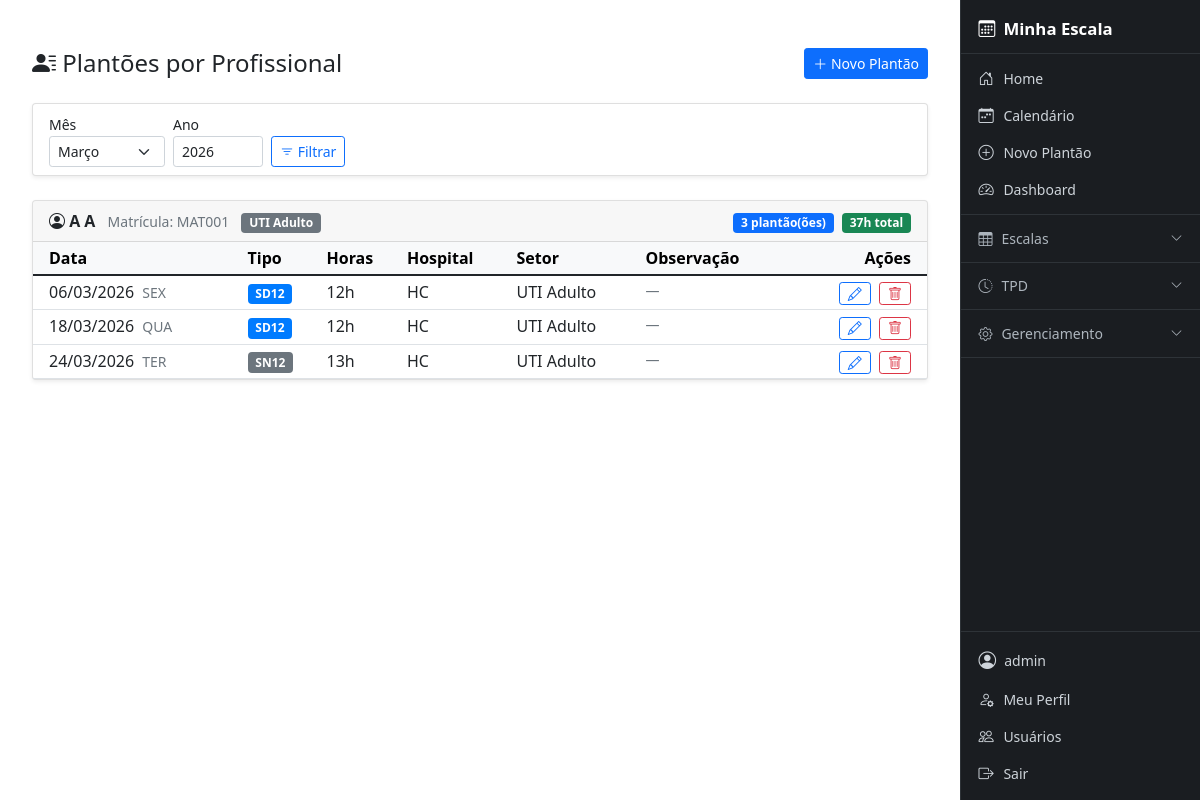
Before: /plantoes-por-profissional/ (signed in) with the older database file.
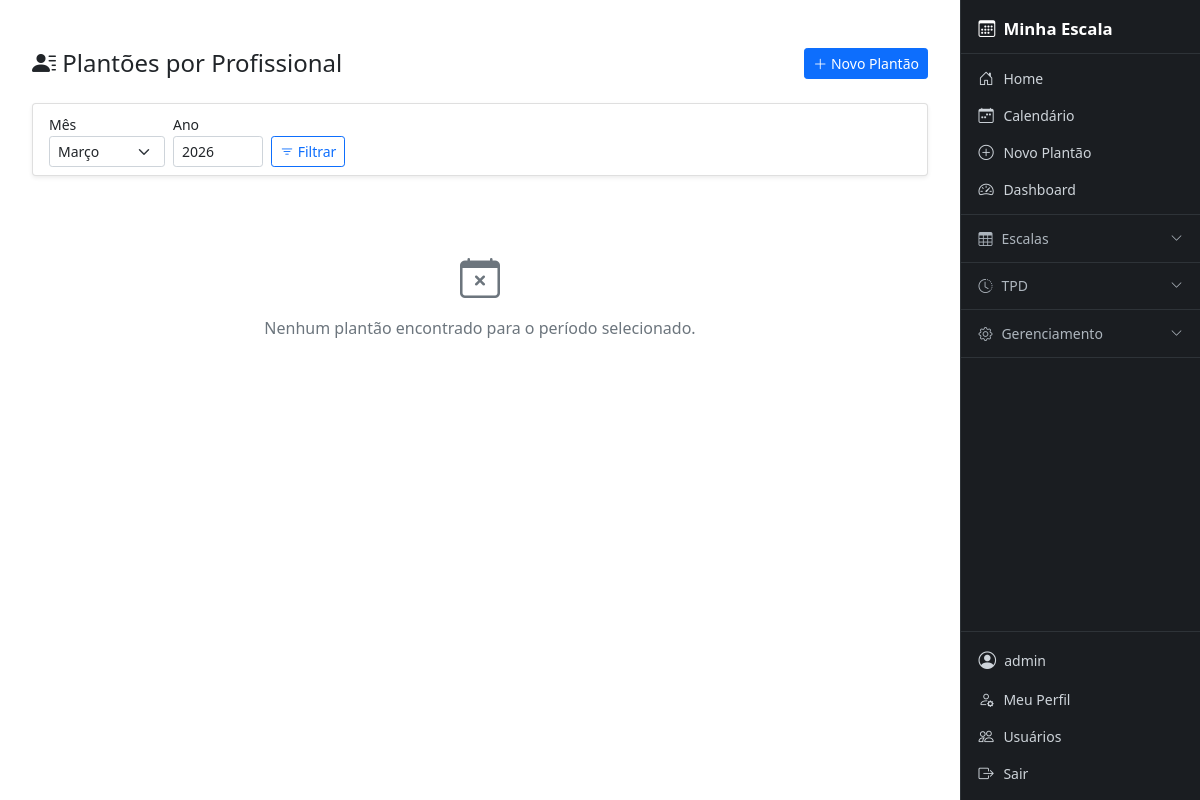
After: the same page with the newer database file.
### cal/models.py (models this page shows, shortened)
class Matricula(models.Model):
    user = models.OneToOneField(
        User,
        on_delete=models.CASCADE,
        related_name="matricula",
        null=True,
        blank=True
    )
    perfil = models.ForeignKey(PerfilUsuario, on_delete=models.SET_NULL, null=True, blank=True, related_name='matriculas_vinculadas')
    nome_completo = models.CharField(max_length=200)
    nome_exibicao = models.CharField(max_length=50, verbose_name="Nome de Exibição", default="")
    matricula = models.CharField(max_length=30, unique=True)
    coren = models.CharField(max_length=30, blank=True, null=True)
    hospital = models.ForeignKey(
        Hospital,
        on_delete=models.PROTECT,
        related_name="profissionais"
    )
    setor = models.ForeignKey(
        Setor,
        on_delete=models.PROTECT,
        related_name="profissionais",
        null=True,
        blank=True
    )
    especialidade = models.ForeignKey(
        Especialidade,
        on_delete=models.SET_NULL,
        related_name="profissionais",
        null=True,
        blank=True
    )
    carga_horaria_semanal = models.PositiveIntegerField(default=40)
    ativo = models.BooleanField(default=True)
    class Meta:
        ordering = ["nome_exibicao"]

class EventoEscala(models.Model):
    data = models.DateField()
    profissional = models.ForeignKey(
        Matricula,
        on_delete=models.CASCADE,
        related_name="eventos"
    )
    tipo = models.ForeignKey(
        TipoEvento,
        on_delete=models.CASCADE
    )
    hospital = models.ForeignKey(
        Hospital,
        on_delete=models.PROTECT
    )
    setor = models.ForeignKey(
        Setor,
        on_delete=models.PROTECT
    )
    criado_por = models.ForeignKey(
        User,
        on_delete=models.PROTECT,
        related_name="eventos_criados"
    )
    observacao = models.TextField(blank=True, null=True)
    criado_em = models.DateTimeField(auto_now_add=True)

class TipoEvento(models.Model):
    CORES_CHOICES = [
        ('#007bff', 'Azul'),
        ('#6610f2', 'Roxo'),
        ('#6f42c1', 'Lilás'),
        ('#e83e8c', 'Rosa'),
        ('#dc3545', 'Vermelho'),
        ('#fd7e14', 'Laranja'),
        ('#ffc107', 'Amarelo'),
        ('#28a745', 'Verde'),
        ('#20c997', 'Turquesa'),
        ('#17a2b8', 'Ciano'),
        ('#6c757d', 'Cinza'),
        ('#343a40', 'Preto'),
    ]
    tipo_base = models.ForeignKey(Tipo, on_delete=models.CASCADE, related_name="eventos", verbose_name="Tipo Base", null=True, blank=True)
    codigo = models.CharField(max_length=10, verbose_name="Código")
    descricao = models.CharField(max_length=50, verbose_name="Descrição")
    horas = models.PositiveIntegerField(verbose_name="Carga Horária (Horas)")
    cor = models.CharField(max_length=20, choices=CORES_CHOICES, default='#007bff', verbose_name="Cor")
    class Meta:
        verbose_name = "Tipo de Evento"
        verbose_name_plural = "Tipos de Evento"
        unique_together = ("codigo", "descricao")

### core/models.py (models this page shows, shortened)
class Setor(models.Model):
    nome = models.CharField(max_length=100)
    hospital = models.ForeignKey(
        Hospital,
        on_delete=models.CASCADE,
        related_name="setores"
    )
    class Meta:
        unique_together = ("nome", "hospital")

class Hospital(models.Model):
    nome = models.CharField(max_length=150, unique=True)
    sigla = models.CharField(max_length=20, blank=True, null=True)

### cal/views/views_cal.py (the view)
# urls.py: path('plantoes-por-profissional/', views_cal.plantoes_por_profissional, name='plantoes_por_profissional'),
@login_required
def plantoes_por_profissional(request):
    from ..models import Matricula
    user = request.user
    matricula_usuario = get_matricula(user)
    if is_admin(user):
        profissionais = Matricula.objects.filter(ativo=True).order_by('nome_completo')
    elif matricula_usuario:
        profissionais = Matricula.objects.filter(
            hospital=matricula_usuario.hospital,
            setor=matricula_usuario.setor,
            ativo=True
        ).order_by('nome_completo')
    else:
        profissionais = Matricula.objects.none()
    from datetime import datetime
    hoje = datetime.today()
    mes = int(request.GET.get('mes', hoje.month))
    ano = int(request.GET.get('ano', hoje.year))
    from datetime import date
    from calendar import monthrange
    primeiro_dia = date(ano, mes, 1)
    ultimo_dia = date(ano, mes, monthrange(ano, mes)[1])
    dados = []
    for prof in profissionais:
        eventos = EventoEscala.objects.filter(
            profissional=prof,
            data__range=[primeiro_dia, ultimo_dia]
        ).select_related('tipo').order_by('data')
        if eventos.exists():
            dados.append({
                'profissional': prof,
                'eventos': eventos,
                'total_horas': sum(e.tipo.horas for e in eventos if e.tipo),
                'total_plantoes': eventos.count(),
            })
    meses = [
        (1,'Janeiro'),(2,'Fevereiro'),(3,'Março'),(4,'Abril'),
        (5,'Maio'),(6,'Junho'),(7,'Julho'),(8,'Agosto'),
        (9,'Setembro'),(10,'Outubro'),(11,'Novembro'),(12,'Dezembro'),
    ]
    tipos_plantao = TipoEvento.objects.all()
    from django.core.paginator import Paginator
    paginator = Paginator(dados, 10)
    page_obj = paginator.get_page(request.GET.get('page'))
    return render(request, 'cal/plantoes_por_profissional.html', {
        'dados': page_obj,
        'page_obj': page_obj,
        'mes': mes,
        'tipos_plantao': tipos_plantao,
        'ano': ano,
        'meses': meses,
    })

### cal/permissions.py (called while the page is built)
def get_perfil(user):
    return getattr(user, 'cal_perfil', None)

def get_matricula(user):
    return getattr(user, 'matricula', None)

def is_admin(user):
    perfil = get_perfil(user)
    return user.is_staff or (perfil is not None and perfil.tipo == 'ADMIN')

### templates/cal/plantoes_por_profissional.html (shortened to what the changed rows need)
{% extends 'base.html' %}
{% load static %}
{% block content %}
<div class="container-fluid mt-4">
    {% if dados %}
        {% for item in dados %}
        <div class="card shadow-sm mb-3">
            <div class="card-header d-flex justify-content-between align-items-center py-2">
                <div>
                    <strong><i class="bi bi-person-circle"></i> {{ item.profissional.nome_completo }}</strong>
                    <span class="text-muted ms-2 small">Matrícula: {{ item.profissional.matricula }}</span>
                    {% if item.profissional.setor %}
                        <span class="badge bg-secondary ms-2">{{ item.profissional.setor.nome }}</span>
                    {% endif %}
                </div>
                <div class="text-end">
                    <span class="badge bg-primary">{{ item.total_plantoes }} plantão(ões)</span>
                    <span class="badge bg-success ms-1">{{ item.total_horas }}h total</span>
                </div>
            </div>
            <div class="card-body p-0">
                <div class="table-responsive">
                    <table class="table table-sm table-hover mb-0">
                        <thead class="table-light">
                            <tr>
                                <th class="ps-3">Data</th>
                                <th>Tipo</th>
                                <th>Horas</th>
                                <th>Hospital</th>
                                <th>Setor</th>
                                <th>Observação</th>
                                <th class="text-end pe-3">Ações</th>
                            </tr>
                        </thead>
                        <tbody>
                            {% for evento in item.eventos %}
                            <tr>
                                <td class="ps-3">
                                    <span class="fw-semibold">{{ evento.data|date:"d/m/Y" }}</span>
                                    <small class="text-muted ms-1">{{ evento.data|date:"D"|upper }}</small>
                                </td>
                                <td>
                                    {% if evento.tipo %}
                                        <span class="badge" style="background-color: {{ evento.tipo.cor }};">
                                            {{ evento.tipo.codigo }}
                                        </span>
                                    {% else %}
                                        <span class="text-muted">—</span>
                                    {% endif %}
                                </td>
                                <td>{{ evento.tipo.horas|default:"—" }}h</td>
                                <td>{{ evento.hospital.sigla|default:evento.hospital.nome|default:"—" }}</td>
                                <td>{{ evento.setor.nome|default:"—" }}</td>
                                <td class="text-muted small">{{ evento.observacao|default:"—" }}</td>
                                <td class="text-end pe-3">
                                    <button type="button"
                                        class="btn btn-outline-primary btn-sm py-0 px-2"
                                        onclick="abrirModalEditar(
                                            {{ evento.pk }},
                                            {{ evento.profissional.pk }},
                                            '{{ evento.profissional.nome_completo|escapejs }}',
                                            '{{ evento.data|date:"Y-m-d" }}',
                                            {{ evento.tipo.pk|default:'null' }},
                                            '{{ evento.observacao|escapejs }}'
                                        )"
                                        title="Editar">
                                        <i class="bi bi-pencil"></i>
                                    </button>
                                    <button type="button"
                                        class="btn btn-outline-danger btn-sm py-0 px-2 ms-1"
                                        onclick="abrirModalDeletar(
                                            {{ evento.pk }},
                                            '{{ evento.profissional.nome_completo|escapejs }}',
                                            '{{ evento.data|date:"d/m/Y" }}',
                                            '{{ evento.tipo.codigo|default:""|escapejs }}'
                                        )"
                                        title="Excluir">
                                        <i class="bi bi-trash"></i>
                                    </button>
                                </td>
                            </tr>
                            {% endfor %}
                        </tbody>
                    </table>
                </div>
            </div>
        </div>
        {% endfor %}
    {% else %}
        <div class="text-center text-muted py-5">
            <i class="bi bi-calendar-x fs-1"></i>
            <p class="mt-2">Nenhum plantão encontrado para o período selecionado.</p>
        </div>
    {% endif %}
</div>
{% endblock %}

Changed rows visible on the page:
no longer on this page (row edited): Matricula: profissional.nome_completo "A A", profissional.matricula "MAT001", profissional.setor.nome "UTI Adulto", total_plantoes "3", total_horas "37"
removed EventoEscala: data "06/03/2026", data "SEX", tipo.codigo "SD12", tipo.horas "12", hospital.sigla "HC", setor.nome "UTI Adulto", observacao "—"
removed EventoEscala: data "18/03/2026", data "QUA", tipo.codigo "SD12", tipo.horas "12", hospital.sigla "HC", setor.nome "UTI Adulto", observacao "—"
removed EventoEscala: data "24/03/2026", data "TER", tipo.codigo "SN12", tipo.horas "13", hospital.sigla "HC", setor.nome "UTI Adulto", observacao "—"
Other visible differences:
text now shown: "Nenhum plantão encontrado para o período selecionado."
